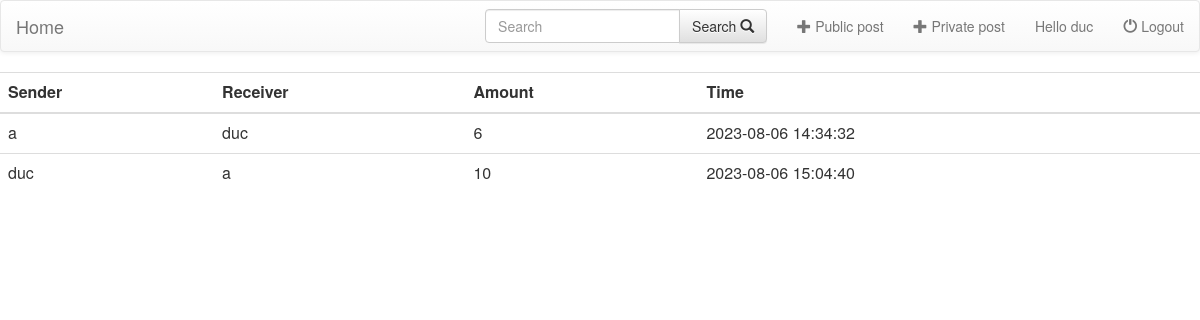
The app's page /users/transaction_history_user.php (signed in) with its own data.
### tables this page shows
CREATE TABLE `transfer_star` (
  `ID` int(10) NOT NULL,
  `sender` varchar(50) NOT NULL,
  `receiver` varchar(50) NOT NULL,
  `amount` int(11) NOT NULL,
  `datetime` datetime NOT NULL DEFAULT current_timestamp() ON UPDATE current_timestamp()
);

### users/transaction_history_user.php (the view)
<?php
include("../include/url_users.php");
if(!isset($_SESSION['username'])){
	header('Location:../index.php');
}
else if($_SESSION['usertype']!='admin') {
    $user=$_SESSION['username'];
}
$query="SELECT * FROM transfer_star WHERE sender='$user' OR receiver='$user'";
$result=mysqli_query($conn , $query );
echo "
<table class='table'>
    <tr>
      <th>Sender</th>
      <th>Receiver</th>
      <th>Amount</th>
      <th>Time</th>
    </tr>
<tbody>
";
if($result) {
	if(mysqli_num_rows($result)>0) {
		while($row=mysqli_fetch_assoc($result)) {
      echo "<tr>";
        echo "<td>".$row['sender']."</td>";
        echo "<td>".$row['receiver']."</td>";
        echo "<td>".$row['amount']."</td>";
        echo "<td>".$row['datetime']."</td>";
      echo "</tr>";
    }
    echo "
    </tbody>
  </table>
   ";
  }
} else {
	echo "failed";
}
?>

### records on screen
transfer_star: sender "a", receiver "duc", amount "6", datetime "2023-08-06 14:34:32"
transfer_star: sender "duc", receiver "a", amount "10", datetime "2023-08-06 15:04:40"

### other values on screen
$username "duc"
